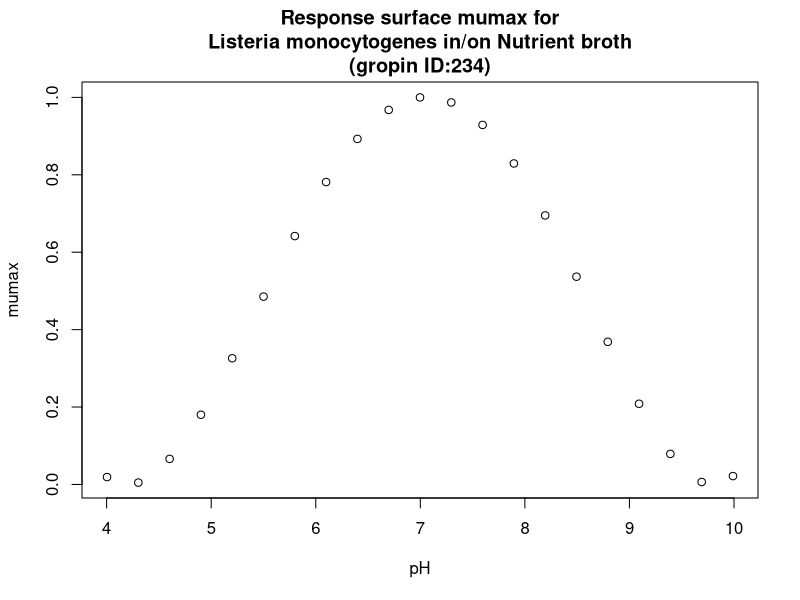

Source code (R):
#############################
# start of Parameter script
#############################
pH <- seq(4.004,9.99000999000999,length.out=21)
#############################
# end of Parameter script
#############################
############################# 
# start of Model script Gropin ID 234 
#############################
 
# constant coefficients for this model
mopt <- 1
pHmin <- 4.2
c2 <- 3.2000000000000001E-2
pHmax <- 9.8
pHopt <- 7
 
variables <- data.frame(pH)
argumentsPar <- expand.grid(variables)
 
# heart of the model
response_surface <- function(pH) {
   mumax <-mopt*(((pH-pHmin)*(1-exp(c2*(pH-pHmax))))/((pHopt-pHmin)*(1-exp(c2*(pHopt-pHmax)))))^2

return(mumax=mumax)
} 

# output parameters
responseSurface <- cbind(argumentsPar,response_surface(argumentsPar['pH']))
colnames(responseSurface) <- c(colnames(argumentsPar),'mumax')
#############################
# End of Model script
#############################
############################# 
# start of Visualisation script Gropin ID 234 
#############################
plot(pH,responseSurface$'mumax',xlab='pH',
                          ylab='mumax',main='Response surface mumax for
Listeria monocytogenes in/on Nutrient broth
(gropin ID:234)')
#############################
# End of Visualisation script
#############################
